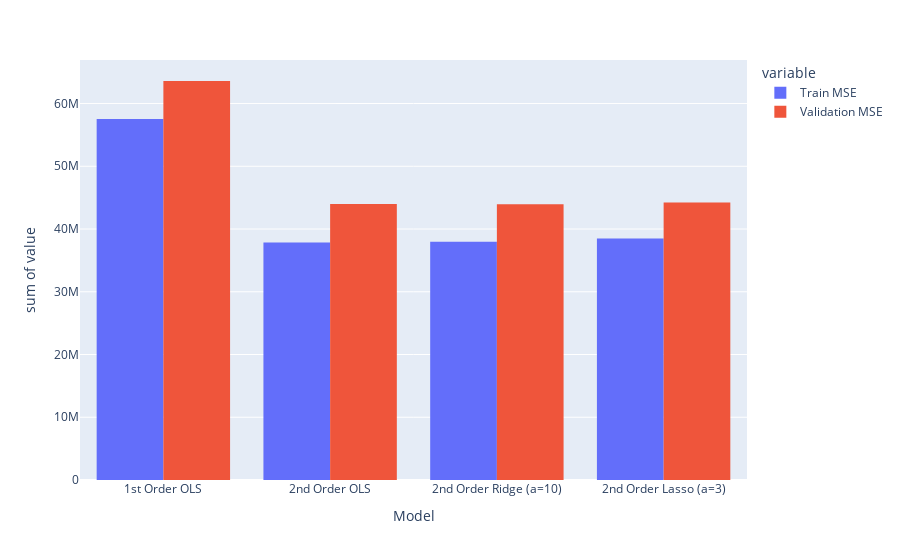

The notebook cell saved with this chart:
### Markdown cell above
We've seen now OLS, Ridge, and Lasso regressions on the whole data set. 2nd degree polynomial expansion provides the lowest MSE with OLS while also remaining fairly interpretable, but I think we can improve on interpretability to make this model (or models) more useful for the dealers.

### Code cell
#bar plot to show comparison of MSE by model type
model_names = ['1st Order OLS', '2nd Order OLS','2nd Order Ridge (a=10)','2nd Order Lasso (a=3)']
train_mse = [cv_scores_train[f'degree_{1}'], cv_scores_train[f'degree_{2}'],ridge_mse_train_2,train_mse_lasso]
val_mse = [cv_scores_val[f'degree_{1}'], cv_scores_val[f'degree_{2}'],ridge_mse_val_2,val_mse_lasso]
mse_scores = pd.DataFrame({
    'Model': model_names,
    'Train MSE': train_mse,
    'Validation MSE': val_mse
})

fig4 = px.histogram(mse_scores, x = 'Model', y = ['Train MSE', 'Validation MSE'], barmode = 'group', height = 400)
fig4.show()

### Figure 1 — Plotly figure (JSON) as saved in the notebook; plotly's stock layout.template omitted (floating-point values rounded to 4 significant figures)
{"data": [{"alignmentgroup": "True", "bingroup": "x", "histfunc": "sum", "hovertemplate": "variable=Train MSE<br>Model=%{x}<br>sum of value=%{y}<extra></extra>", "legendgroup": "Train MSE", "marker": {"color": "#636efa", "pattern": {"shape": ""}}, "name": "Train MSE", "offsetgroup": "Train MSE", "orientation": "v", "showlegend": true, "type": "histogram", "x": ["1st Order OLS", "2nd Order OLS", "2nd Order Ridge (a=10)", "2nd Order Lasso (a=3)"], "xaxis": "x", "y": [57540000.0, 37840000.0, 37990000.0, 38500000.0], "yaxis": "y"}, {"alignmentgroup": "True", "bingroup": "x", "histfunc": "sum", "hovertemplate": "variable=Validation MSE<br>Model=%{x}<br>sum of value=%{y}<extra></extra>", "legendgroup": "Validation MSE", "marker": {"color": "#EF553B", "pattern": {"shape": ""}}, "name": "Validation MSE", "offsetgroup": "Validation MSE", "orientation": "v", "showlegend": true, "type": "histogram", "x": ["1st Order OLS", "2nd Order OLS", "2nd Order Ridge (a=10)", "2nd Order Lasso (a=3)"], "xaxis": "x", "y": [63590000.0, 43980000.0, 43940000.0, 44220000.0], "yaxis": "y"}], "layout": {"autosize": true, "barmode": "group", "legend": {"title": {"text": "variable"}, "tracegroupgap": 0}, "margin": {"t": 60}, "xaxis": {"anchor": "y", "autorange": true, "domain": [0, 1], "range": [-0.5, 3.5], "title": {"text": "Model"}, "type": "category"}, "yaxis": {"anchor": "x", "autorange": true, "domain": [0, 1], "range": [0, 66940000.0], "title": {"text": "sum of value"}, "type": "linear"}}}
